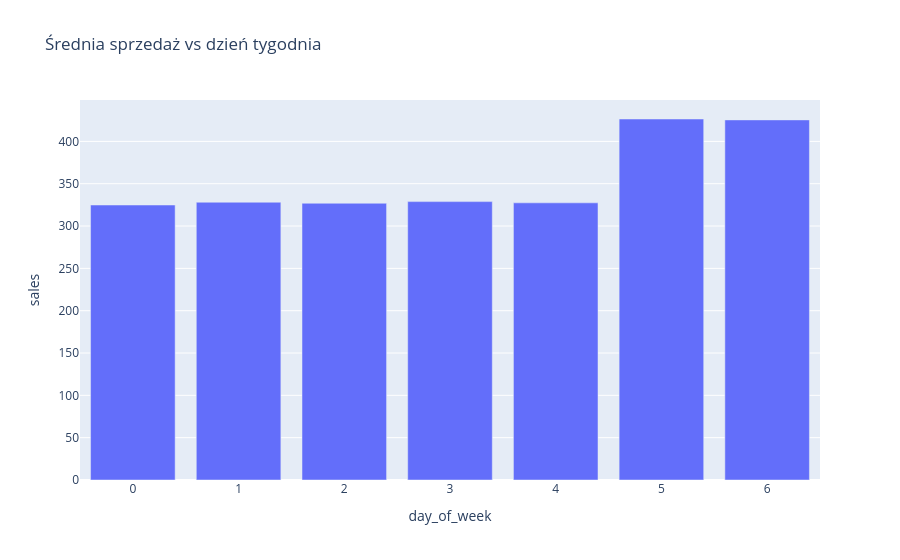

Notebook code for this chart:
### Code cell
dow = df.groupby("day_of_week")["sales"].mean().reset_index()

px.bar(
    dow,
    x="day_of_week",
    y="sales",
    title="Średnia sprzedaż vs dzień tygodnia"
).show()

### Figure 1 — Plotly figure (JSON) as saved in the notebook; plotly's stock layout.template omitted (floating-point values rounded to 4 significant figures)
{"data": [{"hovertemplate": "day_of_week=%{x}<br>sales=%{y}<extra></extra>", "legendgroup": "", "marker": {"color": "#636efa", "pattern": {"shape": ""}}, "name": "", "orientation": "v", "showlegend": false, "textposition": "auto", "type": "bar", "x": [0, 1, 2, 3, 4, 5, 6], "xaxis": "x", "y": [324.8, 328.1, 326.9, 328.9, 327.4, 426.4, 425.4], "yaxis": "y"}], "layout": {"barmode": "relative", "legend": {"tracegroupgap": 0}, "title": {"text": "Średnia sprzedaż vs dzień tygodnia"}, "xaxis": {"anchor": "y", "domain": [0, 1], "title": {"text": "day_of_week"}}, "yaxis": {"anchor": "x", "domain": [0, 1], "title": {"text": "sales"}}}}
